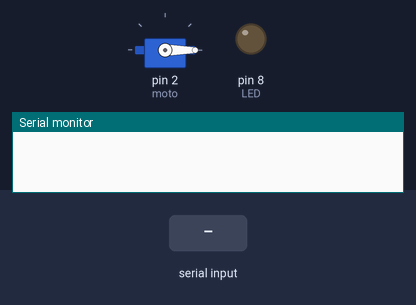
The sketch below on a simulated Arduino Uno, built with avr-gcc and run on an emulated ATmega328P. Shown: servo, output pins drawn as LEDs (lit = HIGH), the last lines printed to the serial monitor. Inputs (shaded band) come from the test bench.

Above: at 1.2 s.
1.3 s: "0" received over Serial
At 2.0 s:
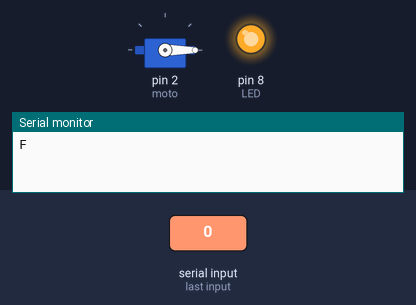
2.8 s: "1" received over Serial
At 3.2 s:
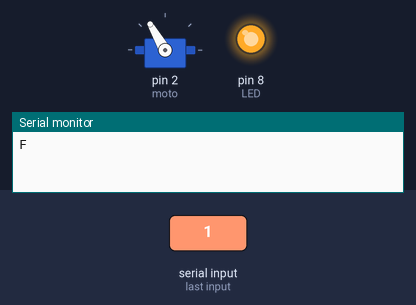
Timing chart, 0 to 5.8 s (numbered marks = the images above; inputs shaded):
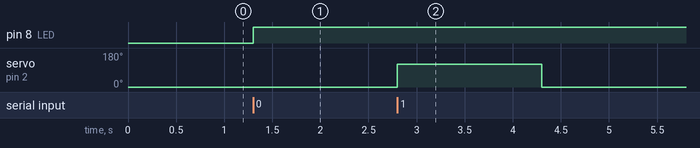

The sketch:

model__-B.ino
```cpp
#include <Servo.h>
Servo myservo;

int LED = 8;
int moto = 2;
char val = 'N';

void setup(){
  Serial.begin(9600);
  myservo.attach(moto);//2pinをサーボ用に使用
  myservo.write(0);
  pinMode(LED,OUTPUT);
}
void loop(){
  while(Serial.available() == 0){}
  val = Serial.read();
  if (val != 'R'){
    digitalWrite(LED,HIGH);
    if (val != 'L'){
      if (val == '1'){
        myservo.write(120);//正三角形
        delay(1500);
        myservo.write(0);
        delay(1500);
      }else if (val == '2'){
        myservo.write(60);//正六角形
        delay(1500);
        myservo.write(0);
        delay(1500);
      }else if (val == '3'){
        myservo.write(144);//星型
        delay(1500);
        myservo.write(0);
        delay(1500);
      }
      while (Serial.available() != 0){ Serial.read(); }
      Serial.print('F');//処理終了を伝える。Finishの意
    }
  }
  else{//リセット
    digitalWrite(LED,LOW);
  }
}
```

Measured:
- after the input at 1.3 s, pin 8 (LED): LOW → HIGH at once
- after the input at 2.8 s, servo on pin 2 (moto): 0° → 120° at once, → 0° 1.5 s later
